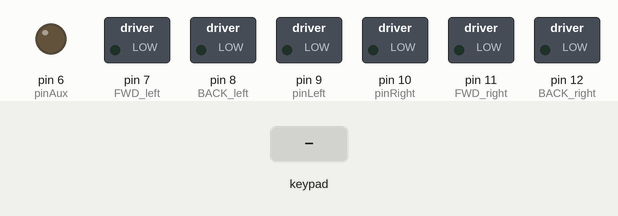
This sketch was run on a simulated Arduino Uno, built with avr-gcc and run on an emulated ATmega328P. Parts: switched loads named in the sketch (green lamp = pin HIGH), output pins drawn as LEDs (lit = HIGH). The inputs (shaded band) are chosen by the test bench. What the sketch prints to the serial monitor is not drawn.

Above: at 1.2 s.
1.3 s: key 'O' pressed
At 2.78 s:
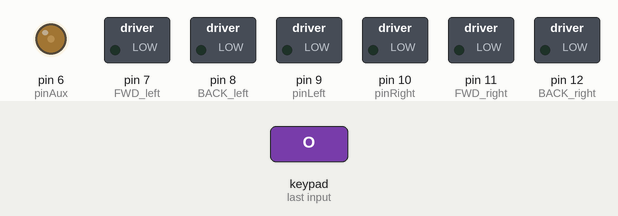
4.3 s: key 'U' pressed
At 4.73 s:
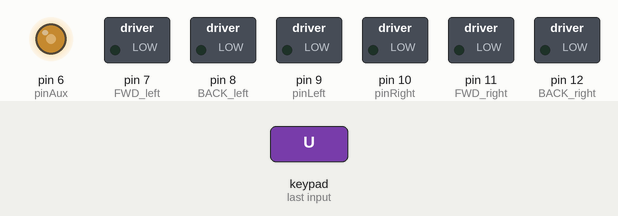
7.3 s: key 'D' pressed
At 8.7 s:
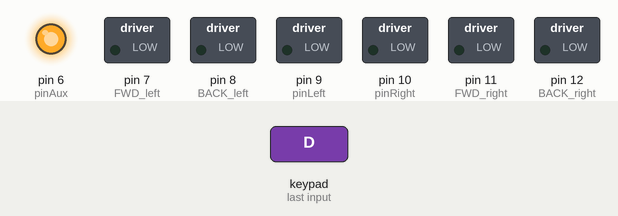
9.3 s: key 'L' pressed
At 9.5 s:
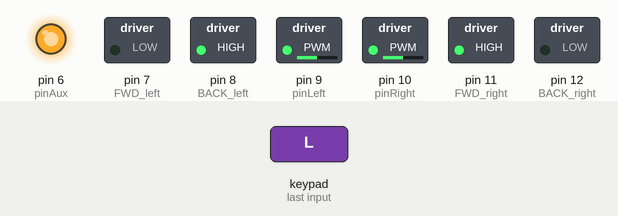
11.2 s: key 'R' pressed
At 11.4 s:
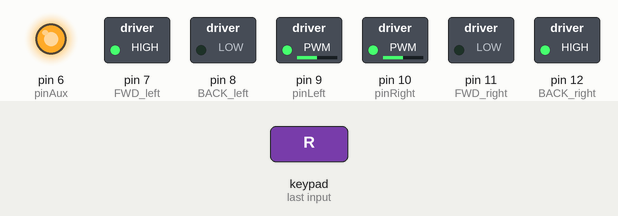
13.1 s: key 'U' pressed
At 13.3 s:
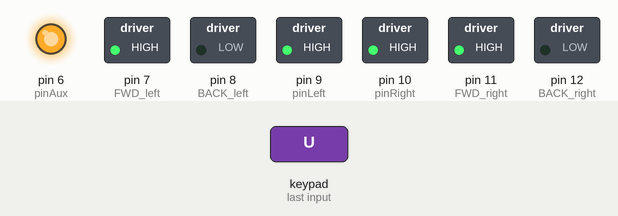
Timing chart, 0 to 16.0 s (numbered marks = the images above; inputs shaded):
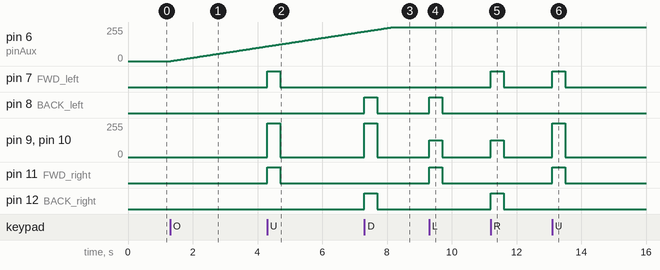

Measured:
- after the input at 1.3 s, pin 6 (pinAux): moves from 0/255 to 110/255 over 2.9 s, starting at once
- after the input at 4.3 s, pin 7 (FWD_left), pin 11 (FWD_right): LOW → HIGH at once, → LOW 0.40 s later; pin 9 (pinLeft), pin 10 (pinRight): 0/255 → 255/255 at once, → 0/255 0.40 s later
- after the input at 7.3 s, pin 8 (BACK_left), pin 12 (BACK_right): LOW → HIGH at once, → LOW 0.40 s later; pin 9 (pinLeft), pin 10 (pinRight): 0/255 → 255/255 at once, → 0/255 0.40 s later
- after the input at 9.3 s, pin 8 (BACK_left), pin 11 (FWD_right): LOW → HIGH at once, → LOW 0.40 s later; pin 9 (pinLeft), pin 10 (pinRight): 0/255 → 127/255 at once, → 0/255 0.40 s later
- after the input at 11.2 s, pin 7 (FWD_left), pin 12 (BACK_right): LOW → HIGH at once, → LOW 0.40 s later; pin 9 (pinLeft), pin 10 (pinRight): 0/255 → 127/255 at once, → 0/255 0.40 s later
- after the input at 13.1 s, pin 7 (FWD_left), pin 11 (FWD_right): LOW → HIGH at once, → LOW 0.40 s later; pin 9 (pinLeft), pin 10 (pinRight): 0/255 → 255/255 at once, → 0/255 0.40 s later

The sketch:

analog_stick_test.ino
```cpp
#include <SoftwareSerial.h>

// Tell the Dabble library which modules we are using
#define CUSTOM_SETTINGS
#define INCLUDE_GAMEPAD_MODULE

#include <Dabble.h>

// Using D3 for RX, D2 for TX
SoftwareSerial BTSerial(2, 3); // RX, TX

// --- Motor Pin Definitions ---
const int pinRight = 10;    // Right motor PWM speed
const int pinLeft = 9;      // Left motor PWM speed
const int FWD_left = 7;     // Left motor Forward
const int BACK_left = 8;    // Left motor Backward
const int FWD_right = 11;   // Right motor Forward
const int BACK_right = 12;  // Right motor Backward
const int steeringConst = 2;

// --- NEW: Aux Motor (Pin 6) Definitions ---
const int pinAux = 6;            // The pin for the 3rd motor
double currentAuxSpeed = 0.0;    // Tracks the current speed (0-255)
int targetAuxState = 0;          // 0 = Ramp Down/Off, 1 = Ramp Up/On
unsigned long lastRampTime = 0;  // Timer for the ramp
const int rampInterval = 27;     // Time between speed steps (7000ms / 255 steps = ~27ms)

void setup() {
  Serial.begin(9600);
  Serial.println("Dabble Robot Control Initialized!");

  BTSerial.begin(9600);
  Dabble.begin(BTSerial);

  // --- Drive Motors ---
  pinMode(pinRight, OUTPUT);
  pinMode(pinLeft, OUTPUT);
  pinMode(FWD_left, OUTPUT);
  pinMode(BACK_left, OUTPUT);
  pinMode(FWD_right, OUTPUT);
  pinMode(BACK_right, OUTPUT);

  // --- NEW: Aux Motor ---
  pinMode(pinAux, OUTPUT);
  // Ensure motor starts off
  analogWrite(pinAux, 0);
}

void loop() {
  Dabble.processInput();

  // ==========================================================
  // 1. DRIVE CONTROL (Existing Logic)
  // ==========================================================

  float xAxis = GamePad.getXaxisData();
  float yAxis = GamePad.getYaxisData();

  // Basic deadzone to prevent drift
  if (abs(xAxis) < 0.2) xAxis = 0;
  if (abs(yAxis) < 0.2) yAxis = 0;

  int throttle = (int)map(yAxis, -7.0, 7.0, -255, 255);
  int steering = (int)map(xAxis, -7.0, 7.0, -255, 255);

  int leftSpeed = throttle + steering/steeringConst;
  int rightSpeed = throttle - steering/steeringConst;

  leftSpeed = constrain(leftSpeed, -255, 255);
  rightSpeed = constrain(rightSpeed, -255, 255);

  setLeftMotor(leftSpeed);
  setRightMotor(rightSpeed);

  // ==========================================================
  // 2. AUX MOTOR CONTROL (Pin 6 Ramp Logic)
  // ==========================================================

  // Check Buttons to set the "Target" state
  // Circle = Ramp Up, Cross = Ramp Down
  if (GamePad.isCirclePressed()) {
    targetAuxState = 1;
  }
  if (GamePad.isCrossPressed()) {
    targetAuxState = 0;
  }

  // Handle the Ramping (Runs every 27ms)
  if (millis() - lastRampTime >= rampInterval) {
    lastRampTime = millis(); // Reset timer

    if (targetAuxState == 1) {
      // RAMP UP Logic
      if (currentAuxSpeed < 255) {
        currentAuxSpeed += 1.0;
      }
    }
    else {
      // RAMP DOWN Logic
      if (currentAuxSpeed > 0) {
        currentAuxSpeed -= 1.0;
      }
    }

    // Safety constrain to ensure we stay within valid PWM range
    if (currentAuxSpeed > 255) currentAuxSpeed = 255;
    if (currentAuxSpeed < 0) currentAuxSpeed = 0;

    // Apply speed to Pin 6
    analogWrite(pinAux, (int)currentAuxSpeed);
  }
}

// --- Helper Functions to control drive motors ---

void setLeftMotor(int speed) {
  if (speed > 0) { // Go Forward
    digitalWrite(FWD_left, HIGH);
    digitalWrite(BACK_left, LOW);
    analogWrite(pinLeft, speed);
  }
  else if (speed < 0) { // Go Backward
    digitalWrite(FWD_left, LOW);
    digitalWrite(BACK_left, HIGH);
    analogWrite(pinLeft, abs(speed));
  }
  else { // Stop
    digitalWrite(FWD_left, LOW);
    digitalWrite(BACK_left, LOW);
    analogWrite(pinLeft, 0);
  }
}


void setRightMotor(int speed) {
  if (speed > 0) { // Go Forward
    digitalWrite(FWD_right, HIGH);
    digitalWrite(BACK_right, LOW);
    analogWrite(pinRight, speed);
  }
  else if (speed < 0) { // Go Backward
    digitalWrite(FWD_right, LOW);
    digitalWrite(BACK_right, HIGH);
    analogWrite(pinRight, abs(speed));
  }
  else { // Stop
    digitalWrite(FWD_right, LOW);
    digitalWrite(BACK_right, LOW);
    analogWrite(pinRight, 0);
  }
}
```
